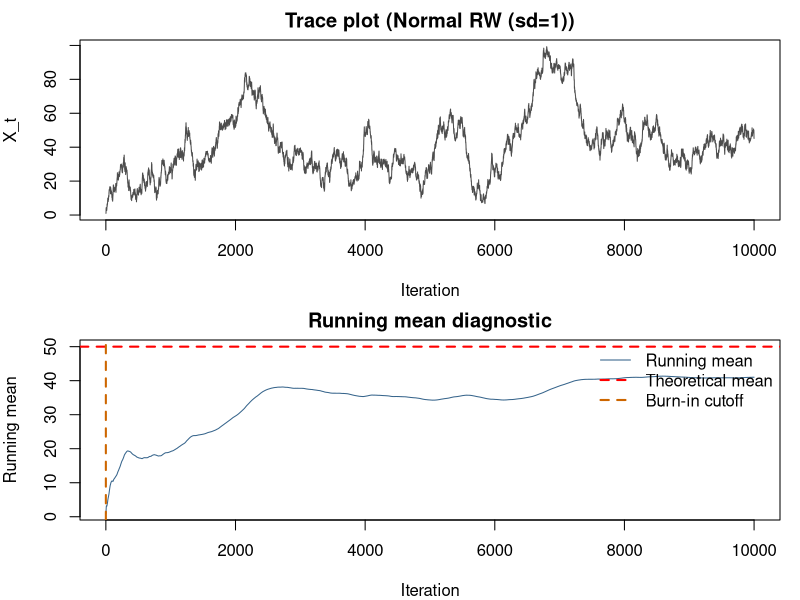
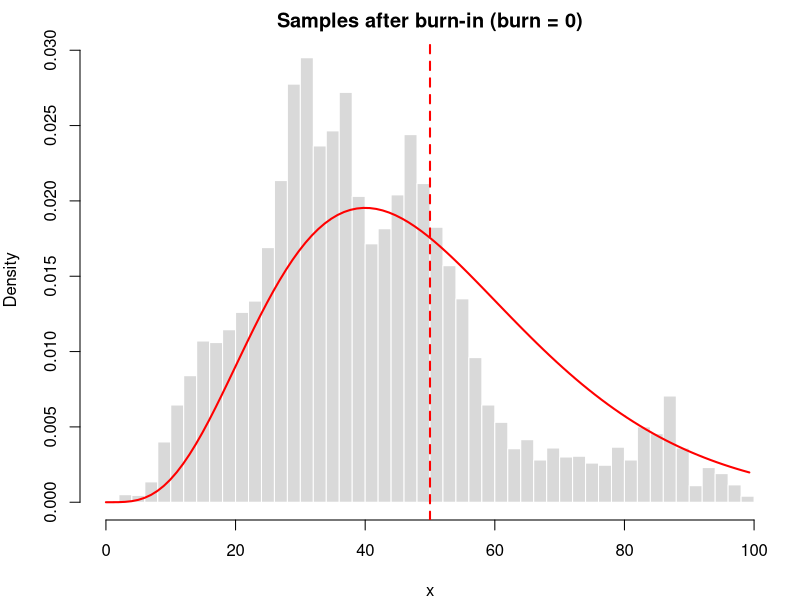
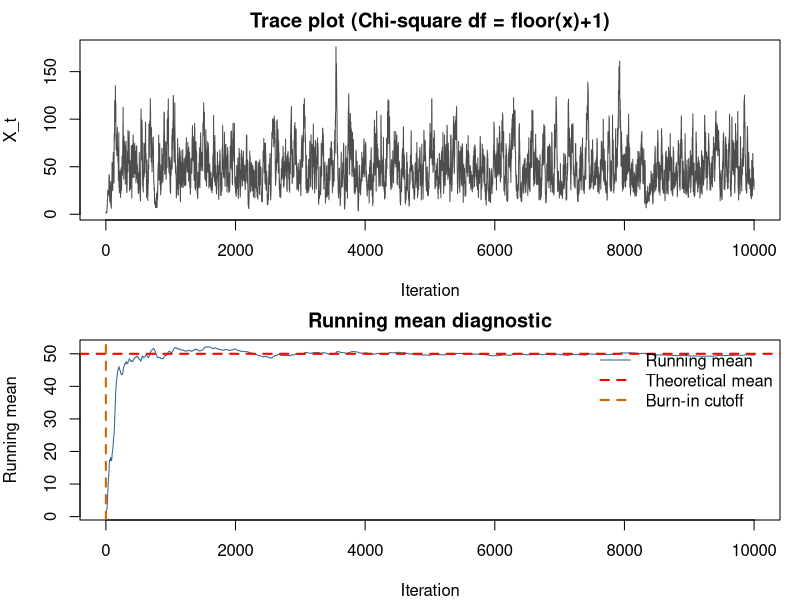
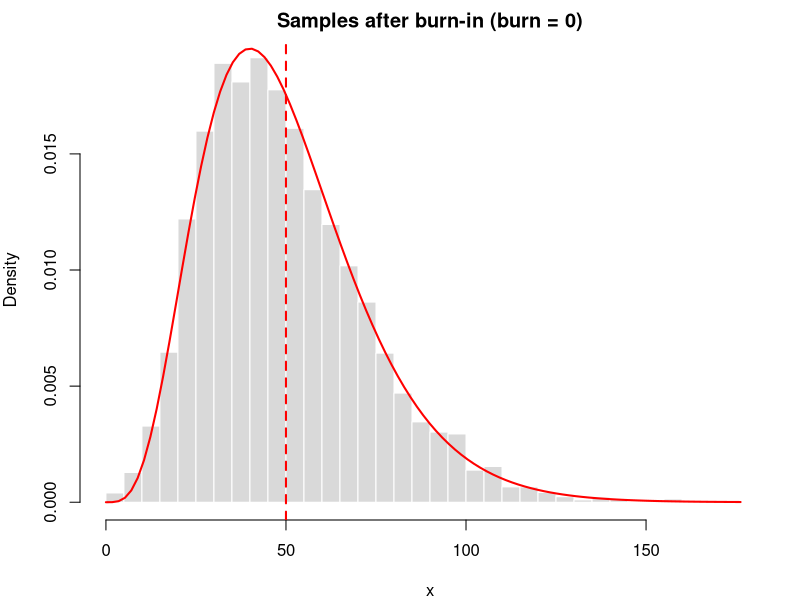
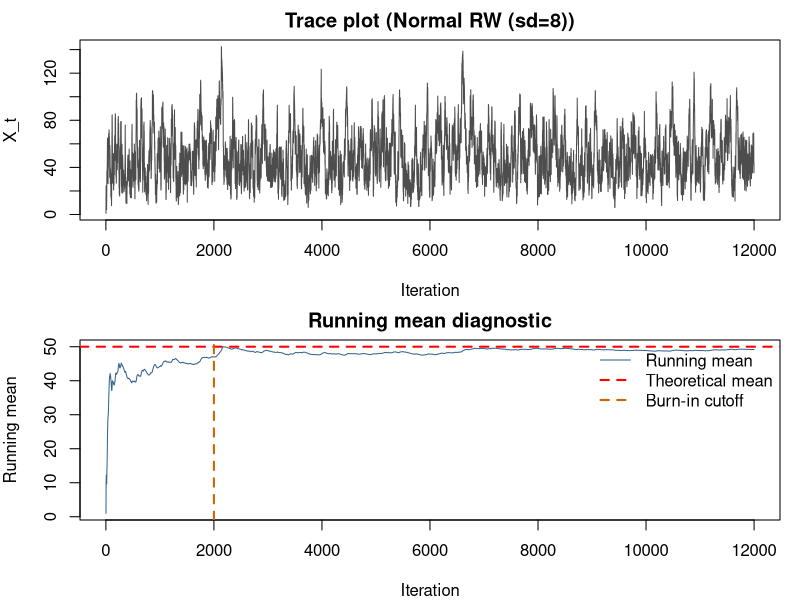
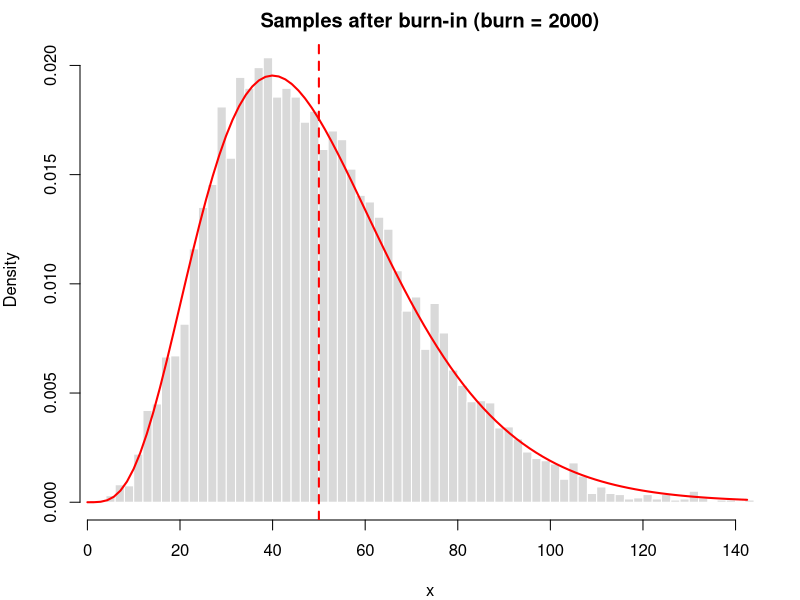

Reproduce these figures in R, in order.
## ---- chunk 1
knitr::opts_chunk$set(echo = TRUE)
## ---- chunk 2
#####
# 1.1
#####

## Target: f(x) = (1/(2.4*10^6)) * x^4 * exp(-x/10), x > 0
## This is exactly Gamma(shape=5, scale=10).
shape_true <- 5
scale_true <- 10

## Use log of *unnormalized* density (constant cancels in MH ratio)
log_f_unnorm <- function(x) {
  ifelse(x > 0, 4 * log(x) - x / 10, -Inf)
}

## Generic MH sampler for arbitrary proposal q(y|x)
mh_sampler <- function(n = 10000, x0 = 1, rprop, dprop, ...) {
  x <- numeric(n)
  x[1] <- x0
  acc <- 0L

  for (t in 2:n) {
    xt <- x[t - 1]
    y  <- rprop(xt, ...)

    log_num <- log_f_unnorm(y)  + log(dprop(xt, y, ...))  # f(y) q(x|y)
    log_den <- log_f_unnorm(xt) + log(dprop(y, xt, ...))  # f(x) q(y|x)
    log_alpha <- log_num - log_den

    if (log(runif(1)) < log_alpha) {
      x[t] <- y
      acc <- acc + 1L
    } else {
      x[t] <- xt
    }
  }

  list(x = x, acc_rate = acc / (n - 1))
}

## Proposal "factories"
make_norm_rw_proposal <- function(sd = 1) {
  list(
    name = sprintf("Normal RW (sd=%g)", sd),
    rprop = function(x) rnorm(1, mean = x, sd = sd),
    dprop = function(y, x) dnorm(y, mean = x, sd = sd)
  )
}

make_chisq_floor_proposal <- function() {
  list(
    name = "Chi-square df = floor(x)+1",
    rprop = function(x) {
      df <- max(1L, floor(x) + 1L)     # floor(x+1) == floor(x)+1
      rchisq(1, df = df)
    },
    dprop = function(y, x) {
      df <- max(1L, floor(x) + 1L)
      dchisq(y, df = df)
    }
  )
}

run_sampler <- function(proposal, burn = 0, n = 10000, x0 = 1) {
  res <- mh_sampler(n = n, x0 = x0, rprop = proposal$rprop, dprop = proposal$dprop)
  x <- res$x

  cat("Proposal:", proposal$name, "\n")
  cat("Acceptance rate:", res$acc_rate, "\n")

  ## Trace + running mean
  par(mfrow = c(2, 1), mar = c(4, 4, 2, 1))

  plot(x, type = "l", col = "gray30", xlab = "Iteration", ylab = "X_t",
       main = paste("Trace plot (", proposal$name, ")", sep = ""))

  run_mean <- cumsum(x) / seq_along(x)
  theo_mean <- shape_true * scale_true
  yl <- range(c(run_mean, theo_mean), finite = TRUE)

  plot(run_mean, type = "l", col = "steelblue4",
       xlab = "Iteration", ylab = "Running mean",
       main = "Running mean diagnostic", ylim = yl)
  abline(h = theo_mean, col = "red", lwd = 2, lty = 2)
  abline(v = burn,     col = "darkorange3", lwd = 2, lty = 2)

  legend("topright",
         legend = c("Running mean", "Theoretical mean", "Burn-in cutoff"),
         col    = c("steelblue4", "red", "darkorange3"),
         lty    = c(1, 2, 2),
         lwd    = c(1, 2, 2),
         bty    = "n")

  ## Post burn-in sample
  x_post <- if (burn > 0) x[-seq_len(burn)] else x

  ## Histogram + true density overlay
  par(mfrow = c(1, 1), mar = c(4, 4, 2, 1))
  hist(x_post, breaks = 50, freq = FALSE, col = "gray85", border = "white",
       main = sprintf("Samples after burn-in (burn = %d)", burn),
       xlab = "x")

  curve(dgamma(x, shape = shape_true, scale = scale_true),
        from = 0, to = max(x_post),
        add = TRUE, col = "red", lwd = 2)

  abline(v = theo_mean, col = "red", lwd = 2, lty = 2)
  
  x_post <- if (burn > 0) x[-seq_len(burn)] else x

  invisible(list(
    x = x,
    x_post = x_post,
    acc_rate = res$acc_rate,
    burn = burn,
    proposal = proposal$name
  ))
}
set.seed(1)
prop_norm <- make_norm_rw_proposal(sd = 1)
out_norm_sd1 <- run_sampler(prop_norm, burn = 0, n = 10000, x0 = 1)
x_norm_sd1 <- out_norm_sd1$x_post
## ---- chunk 3
#####
# 1.2
#####
set.seed(1)
prop_chi <- make_chisq_floor_proposal()
out_chi <- run_sampler(prop_chi, burn = 0, n = 10000, x0 = 1)
x_chi <- out_chi$x_post
## ---- chunk 4
#####
# 1.3
#####
set.seed(1)
prop_norm <- make_norm_rw_proposal(sd = 8)
out_norm_sd8 <- run_sampler(prop_norm, burn = 2000, n = 12000, x0 = 1)
x_norm_sd8 <- out_norm_sd8$x_post
## ---- chunk 5
#####
# 1.5
#####
summ_tab <- data.frame(
  Chain  = c("Normal RW (sd=1)", "Normal RW (sd=8)", "Chi-square df=floor(x)+1"),
  Mean   = c(mean(x_norm_sd1, na.rm = TRUE),
             mean(x_norm_sd8, na.rm = TRUE),
             mean(x_chi,      na.rm = TRUE)),
  Median = c(median(x_norm_sd1, na.rm = TRUE),
             median(x_norm_sd8, na.rm = TRUE),
             median(x_chi,      na.rm = TRUE))
)

## Print nicely in R Markdown
knitr::kable(summ_tab, digits = 3, caption = "Mean and median of MCMC samples")
## ---- chunk 6
#####
# 1.6
#####
qgamma(0.5, shape=5, scale=10)
